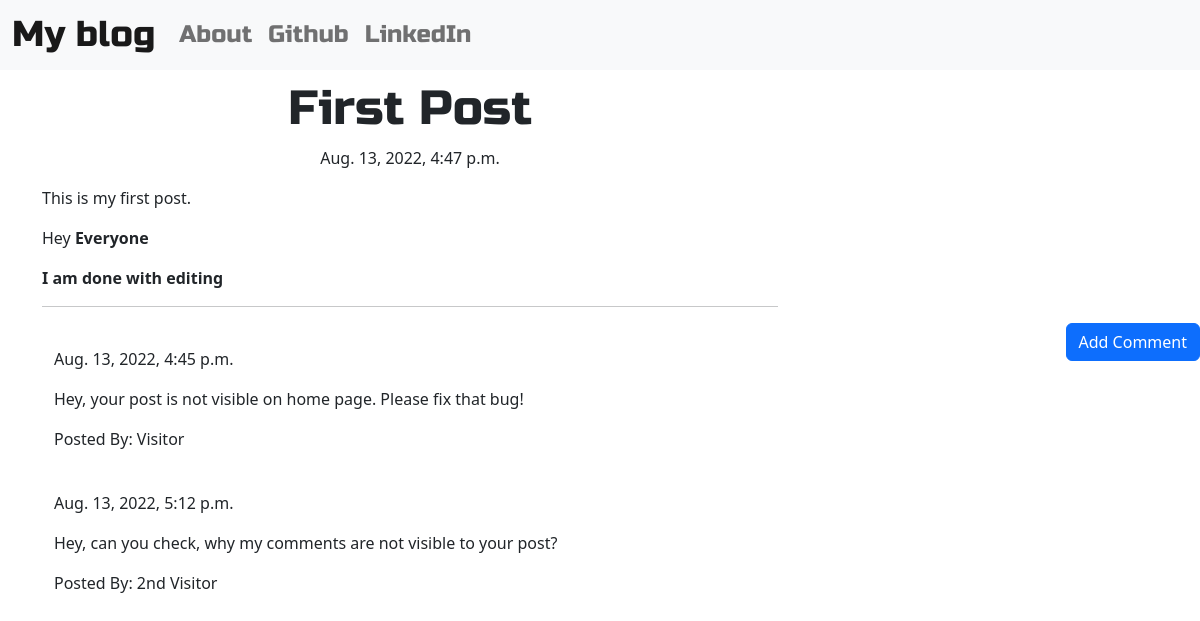
/post/1, run on the app's committed database.
### blog/models.py (models this page shows, shortened)
class Post(models.Model):
    author = models.ForeignKey('auth.user', on_delete=models.CASCADE)
    title = models.CharField(max_length=200)
    text = models.TextField()
    create_date = models.DateTimeField(default=timezone.now)
    published_date = models.DateTimeField(blank=True, null=True)

class Comment(models.Model):
    post = models.ForeignKey('blog.Post', related_name='comments', on_delete=models.CASCADE)
    author = models.CharField(max_length=200)
    text = models.TextField()
    create_date = models.DateTimeField(default=timezone.now)
    approved_comment = models.BooleanField(default=False)

### blog/views.py (the view)
# urls.py: path('post/<int:pk>', views.PostDetailView.as_view(), name='post_detail'),
class PostDetailView(DetailView):
    model = Post

### blog/templates/blog/post_detail.html (shortened to what this page needs)
{% extends "blog/base.html" %}
{% block content %}
    <h1 class="posttitle loader">{{ post.title }}</h1>
    {% if post.published_date %}
        <div class="date postdate">
            {{ post.published_date }}
        </div>
    {% else %}
        <a class="btn btn-outline-dark" href="{% url 'post_publish' pk=post.pk %}">Publish</a>
    {% endif %}
    <p class="postcontent">{{ post.text|safe|linebreaksbr }}</p>
    <hr>
    <a class="btn btn-primary btn-comment" href="{% url 'add_comment_to_post' pk=post.pk %}">Add Comment</a>
    <div class="container">
        {% for comment in post.comments.all %}
        <br>
            {% if user.is_authenticated or comment.approved_comment %}
                {{comment.create_date }}
                    <p>{{ comment.text|safe|linebreaks }}</p>
                    <p>Posted By: {{ comment.author }}</p>
            {% endif %}
            {% empty %}
            <p>No Comments Posted!</p>
        {% endfor %}
    </div>
{% endblock %}

### blog/templates/blog/base.html (shortened to what this page needs)
<!doctype html>
{% load static %}
<html lang="en">
<head>
    <link href="https://cdn.jsdelivr.net/npm/bootstrap@5.2.0/dist/css/bootstrap.min.css" rel="stylesheet">
    <link rel="stylesheet" href="//cdn.jsdelivr.net/npm/medium-editor@latest/dist/css/medium-editor.min.css" type="text/css" media="screen" charset="utf-8">
    <link rel="stylesheet" href="{% static 'css/blog.css' %}">
</head>
<body class="loader">
    <nav class="navbar navbar-expand-lg bg-light techfont ">
        <div class="container-fluid">
            <div class="navbar-nav align-items-center">
                <li><a class="navbar-brand bigbrand" href="{% url 'post_list' %}">My blog</a></li>
                <li class="nav-item"><a class="nav-link" href="{% url 'about' %}">About</a></li>
                <li class="nav-item"><a class="nav-link" href="https://www.github.com">Github</a></li>
                <li class="nav-item"><a class="nav-link" href="https://www.linkedin.com">LinkedIn</a></li>
            </div>
            <div class="navbar-nav align-items-center ml-auto">
                {% if user.is_authenticated %}
                    <li class="nav-item">
                        <a class="nav-link" href="{% url 'post_new' %}">New Post</a>
                    </li>
                    <li class="nav-item">
                        <a class="nav-link" href="{% url 'post_draft_list' %}">Drafts</a>
                    </li>
                    <li class="nav-item">
                        <a class="nav-link" href="{% url 'logout' %}">Log Out</a>
                    </li>
                    <li>
                        <a>Welcome: {{user.username}}</a>
                    </li>
                        {% else %}
                    <li class="nav-item">
                        <a class="nav-link" href="{% url 'login' %}" aria-label="Login"></a>
                    </li>
                {% endif %}
            </div>
        </div>
    </nav>
    <div class="content container">
        <div class="row">
            <div class="col-md-8">
                <div class="blog_posts">
                    {% block content %}
                    {% endblock %}
                </div>
            </div>
        </div>
    </div>
</body>
</html>

### blog/static/css/blog.css (style rules this page uses)
.techfont { font-family: 'Russo One', sans-serif; font-size: 1.5em; margin-bottom: 10px; }
.bigbrand { font-size: 1.5em; }
.postdate { text-align: center; }
.posttitle { font-family: 'Russo One', sans-serif; font-size: 3em; text-align: center; }
.postcontent { font-family: 'Montserrat'; font-size: 1.5em; }
.btn-comment { position: absolute; right: 0px; }
.loader { filter:hue-rotate(0deg); color:linear-gradient(45deg,#0f8,#08f); animation:hue 10000ms infinite linear; }

### data on the page
Post: title "First Post", published_date "Aug. 13, 2022, 4:47 p.m.", text "This is my first post. Hey Everyone I am done with editing"
Comment: create_date "Aug. 13, 2022, 4:45 p.m.", text "Hey, your post is not visible on home page. Please fix that bug!", author "Visitor"
Comment: create_date "Aug. 13, 2022, 5:12 p.m.", text "Hey, can you check, why my comments are not visible to your post?", author "2nd Visitor"
